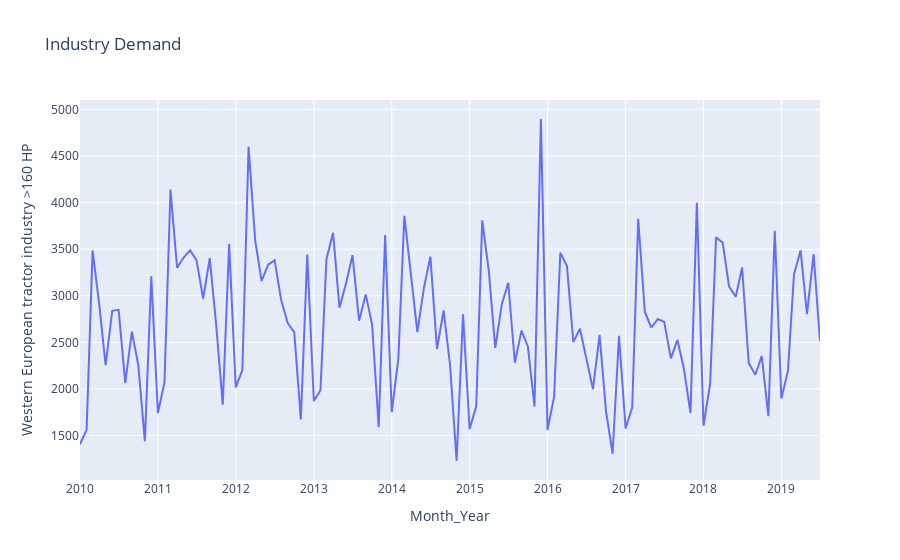

Source (notebook cell):
### Markdown cell above
### Exploratory Data Analysis

### Code cell
# Plotting the target variable (column E) to gauge the trend and seasonality
fig = px.line(dataset, x="Month_Year", y = 'Western European tractor industry >160 HP ',
              hover_data={"Month_Year": "|%B %d, %Y"},
              title='Industry Demand')
fig.show()
